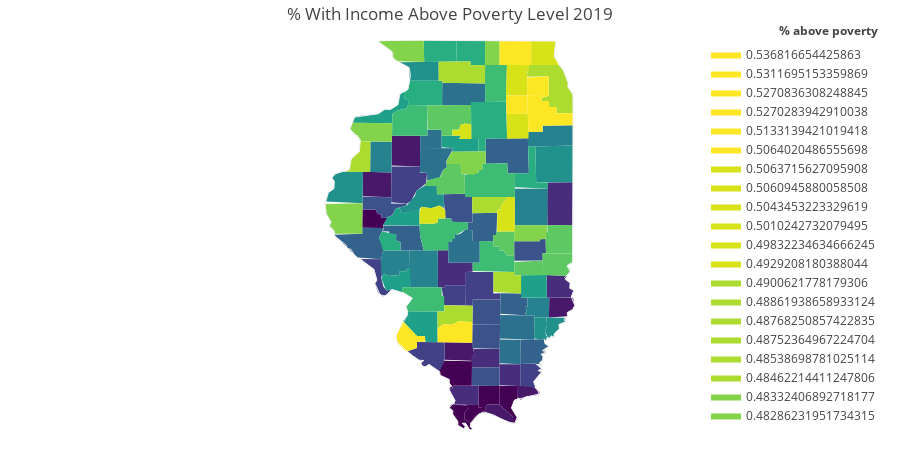

Notebook source saved alongside this figure:
### Code cell
fig3 = ff.create_choropleth(fips=df_poverty2019.index, scope=['Illinois'], values=df_poverty2019['%_abovePoverty'],
                           title='% With Income Above Poverty Level 2019', legend_title='% above poverty')
fig3.layout.template = None
fig3.show()
